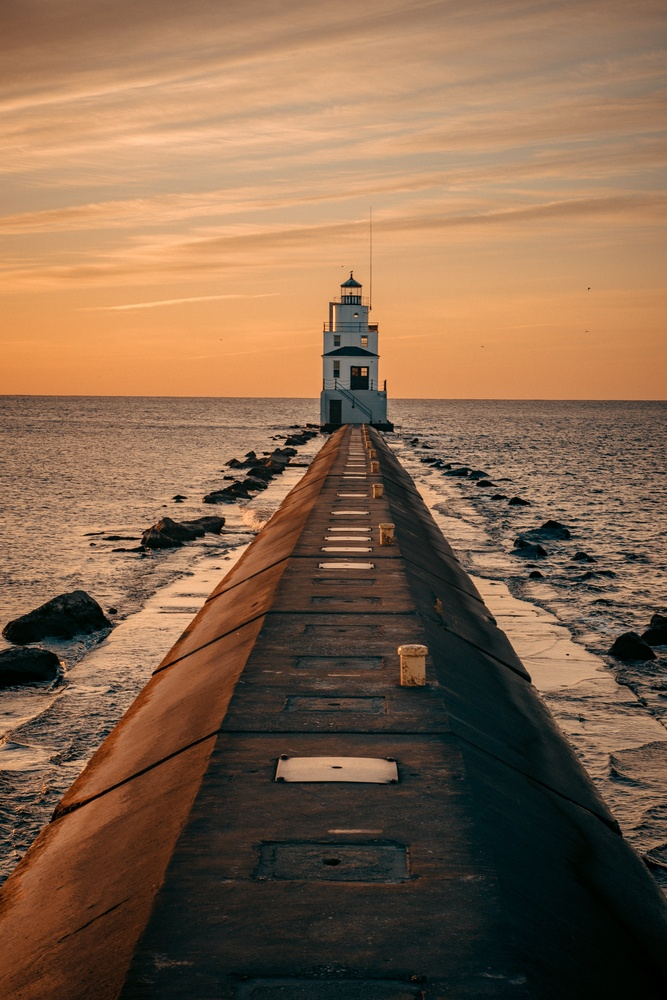
#> input picture images/lighthouse.jpg, 667 x 1000 px, shrunk from 3950 x 5925 before the run, found by its file name
$ jupyter execute Sketch_with_Kernels.ipynb
#> lines starting #> are read from the running program, lines starting #| are printed output that depends on the picture
[cell 1]
#import few libraries
import cv2
import numpy as np
import matplotlib.pyplot as plt
import os

[cell 2]
def sketching_image(path,image_name):
#> called with path = './', image_name = 'lighthouse.jpg'
    image_path=os.path.join(path+image_name)
    split_name=os.path.splitext(image_name)[0] #removing extension .jpg
    image=cv2.imread(image_path)
#> image is the input picture: shape (1000, 667, 3); mean B, G, R 75.5, 100.9, 131.5
    kernel=np.array([[5,5,5],
                [5, -40,5],
                [5,5,5]])
    #neighbors - same colour -> pixel in mind obtains a value of 0(dark) , else pixel in mind gets a high value
    sketched_image = cv2.filter2D(image,-1,kernel)
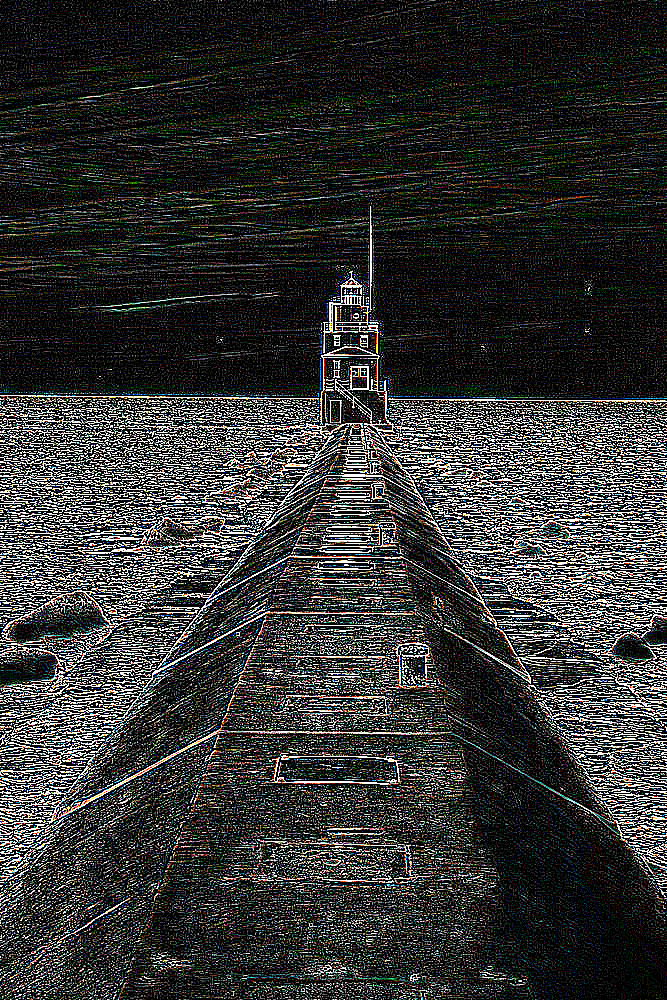
#> sketched_image: shape (1000, 667, 3); mean B, G, R 51.7, 50.8, 51.9
    #Plotting images
    plt.subplot(121),plt.imshow(image),plt.title('Original')
    plt.xticks([]), plt.yticks([])
    plt.subplot(122),plt.imshow(sketched_image),plt.title('Sketched')
    plt.xticks([]), plt.yticks([])
    plt.show()
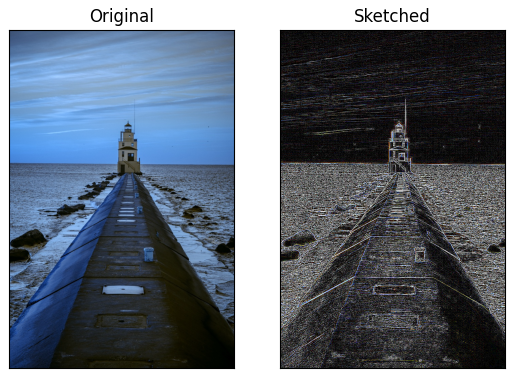
#> figure drawn by matplotlib, 2 panels; B, G, R data is drawn as R, G, B
    cv2.imwrite(split_name+"_sketch.jpg",sketched_image)
    #return sketched_image,image
